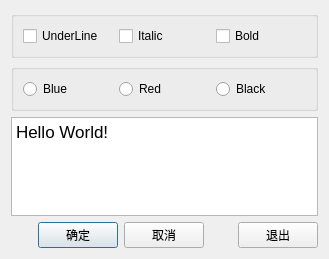
<?xml version="1.0" encoding="UTF-8"?>
<ui version="4.0">
 <class>Dialog</class>
 <widget class="QDialog" name="Dialog">
  <property name="geometry">
   <rect>
    <x>0</x>
    <y>0</y>
    <width>329</width>
    <height>259</height>
   </rect>
  </property>
  <property name="windowTitle">
   <string>Dialog</string>
  </property>
  <layout class="QVBoxLayout" name="verticalLayout">
   <item>
    <widget class="QGroupBox" name="groupBox">
     <property name="title">
      <string/>
     </property>
     <layout class="QHBoxLayout" name="horizontalLayout">
      <item>
       <widget class="QCheckBox" name="checkBoxUnderline">
        <property name="text">
         <string>UnderLine</string>
        </property>
       </widget>
      </item>
      <item>
       <widget class="QCheckBox" name="checkBoxItalic">
        <property name="text">
         <string>Italic</string>
        </property>
       </widget>
      </item>
      <item>
       <widget class="QCheckBox" name="checkBoxBold">
        <property name="text">
         <string>Bold</string>
        </property>
       </widget>
      </item>
     </layout>
    </widget>
   </item>
   <item>
    <widget class="QGroupBox" name="groupBox_2">
     <property name="title">
      <string/>
     </property>
     <layout class="QHBoxLayout" name="horizontalLayout_2">
      <item>
       <widget class="QRadioButton" name="radioButtonBlue">
        <property name="text">
         <string>Blue</string>
        </property>
       </widget>
      </item>
      <item>
       <widget class="QRadioButton" name="radioButtonRed">
        <property name="text">
         <string>Red</string>
        </property>
       </widget>
      </item>
      <item>
       <widget class="QRadioButton" name="radioButtonBlack">
        <property name="text">
         <string>Black</string>
        </property>
       </widget>
      </item>
     </layout>
    </widget>
   </item>
   <item>
    <widget class="QPlainTextEdit" name="plainTextEdit">
     <property name="font">
      <font>
       <pointsize>13</pointsize>
      </font>
     </property>
     <property name="plainText">
      <string>Hello World!</string>
     </property>
    </widget>
   </item>
   <item>
    <layout class="QHBoxLayout" name="horizontalLayout_3">
     <item>
      <spacer name="horizontalSpacer_3">
       <property name="orientation">
        <enum>Qt::Horizontal</enum>
       </property>
       <property name="sizeHint" stdset="0">
        <size>
         <width>40</width>
         <height>20</height>
        </size>
       </property>
      </spacer>
     </item>
     <item>
      <widget class="QPushButton" name="butok">
       <property name="text">
        <string>确定</string>
       </property>
      </widget>
     </item>
     <item>
      <widget class="QPushButton" name="butCancel">
       <property name="text">
        <string>取消</string>
       </property>
      </widget>
     </item>
     <item>
      <spacer name="horizontalSpacer">
       <property name="orientation">
        <enum>Qt::Horizontal</enum>
       </property>
       <property name="sizeHint" stdset="0">
        <size>
         <width>40</width>
         <height>20</height>
        </size>
       </property>
      </spacer>
     </item>
     <item>
      <widget class="QPushButton" name="butexit">
       <property name="text">
        <string>退出</string>
       </property>
      </widget>
     </item>
    </layout>
   </item>
  </layout>
 </widget>
 <resources/>
 <connections>
  <connection>
   <sender>butok</sender>
   <signal>clicked()</signal>
   <receiver>Dialog</receiver>
   <slot>accept()</slot>
   <hints>
    <hint type="sourcelabel">
     <x>221</x>
     <y>396</y>
    </hint>
    <hint type="destinationlabel">
     <x>307</x>
     <y>209</y>
    </hint>
   </hints>
  </connection>
  <connection>
   <sender>butCancel</sender>
   <signal>clicked()</signal>
   <receiver>Dialog</receiver>
   <slot>reject()</slot>
   <hints>
    <hint type="sourcelabel">
     <x>307</x>
     <y>396</y>
    </hint>
    <hint type="destinationlabel">
     <x>307</x>
     <y>209</y>
    </hint>
   </hints>
  </connection>
  <connection>
   <sender>butexit</sender>
   <signal>clicked()</signal>
   <receiver>Dialog</receiver>
   <slot>close()</slot>
   <hints>
    <hint type="sourcelabel">
     <x>564</x>
     <y>396</y>
    </hint>
    <hint type="destinationlabel">
     <x>307</x>
     <y>209</y>
    </hint>
   </hints>
  </connection>
 </connections>
</ui>
